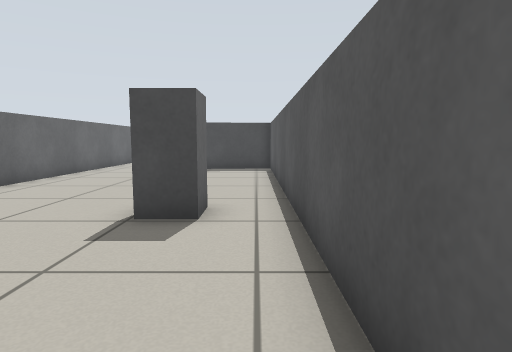
[1] (above)

24 first-person views from a walk through a robot-simulator world made for Gazebo. The camera is 0.61 m above the floor, tilts 6° down and sees 75° across. Floor lines are 1 m apart. The floor is counted in squares, 0.5 m on a side. Each view is taken from the middle of a square. On the plan, view 1 faces up. The plan holds only what a view shows up to about 14 squares ahead; the rest is blank. The place goes on beyond the plan. Simple shapes stand in for some stock models.

[2]
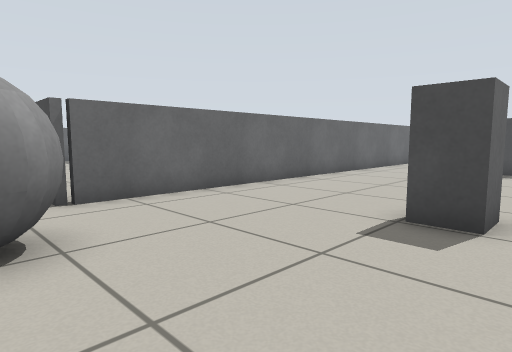

[3]
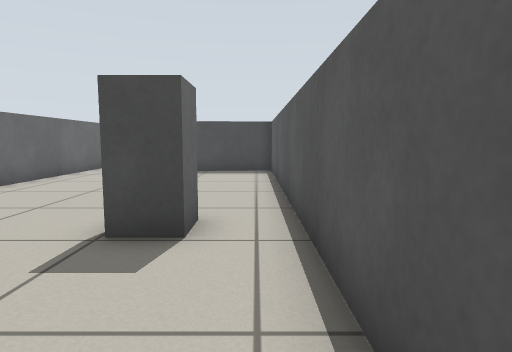

[4]
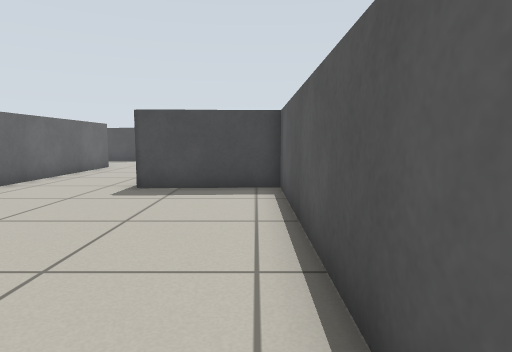

[5]
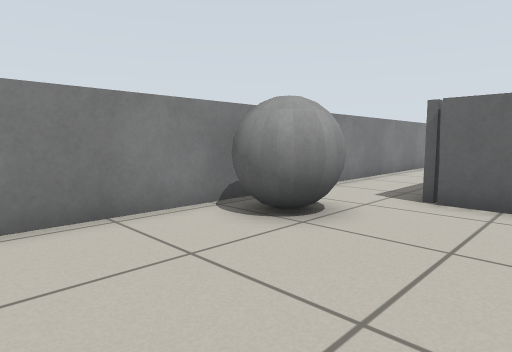

[6]
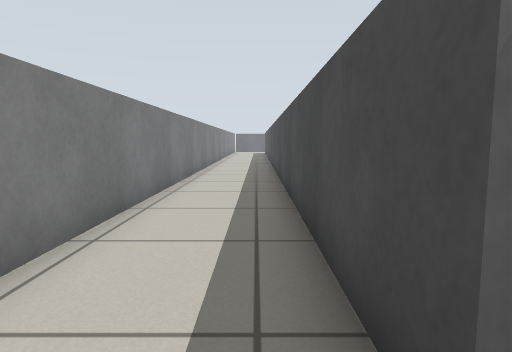

[7]
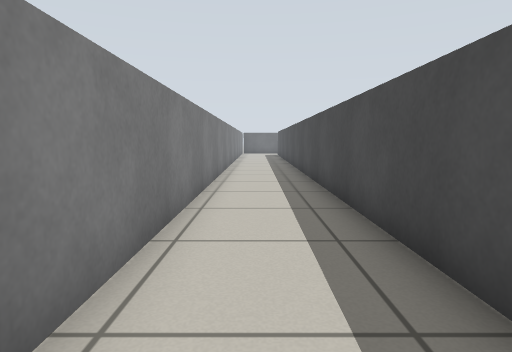

[8]
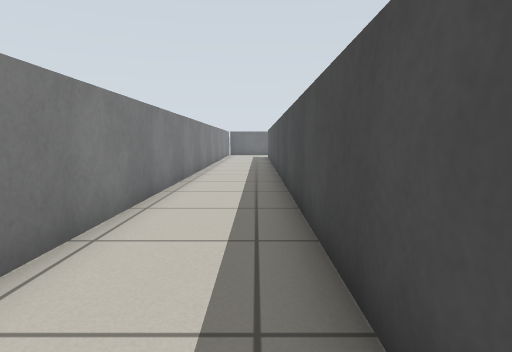

[9]
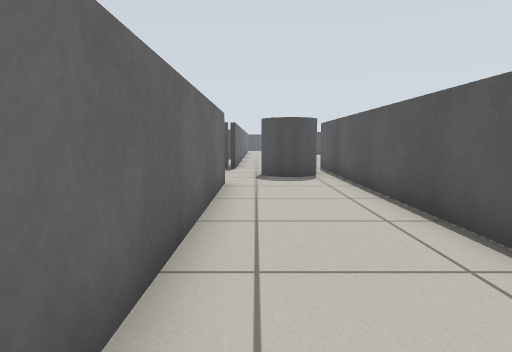

[10]
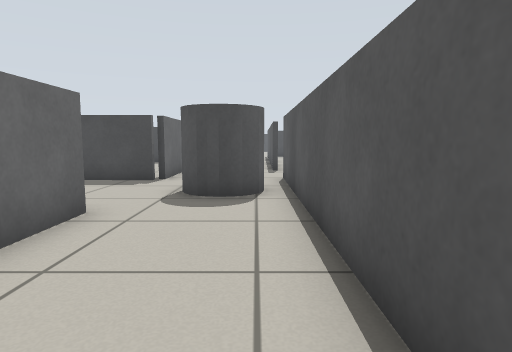

[11]
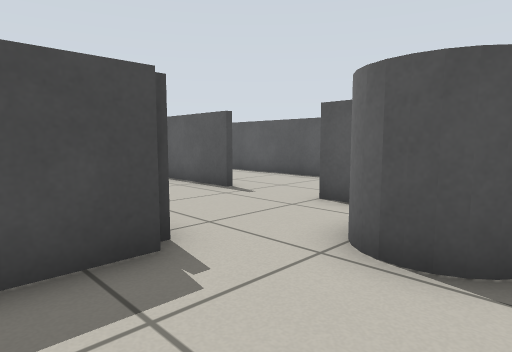

[12]
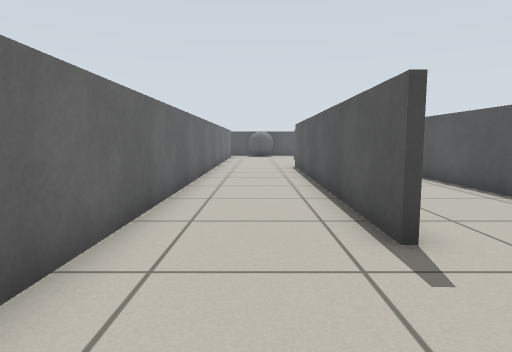

[13]
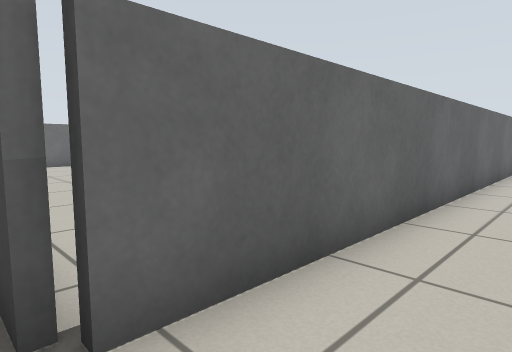

[14]
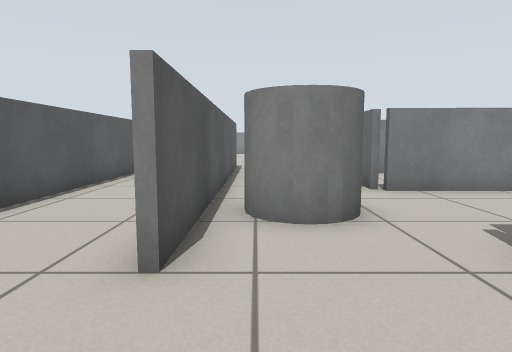

[15]
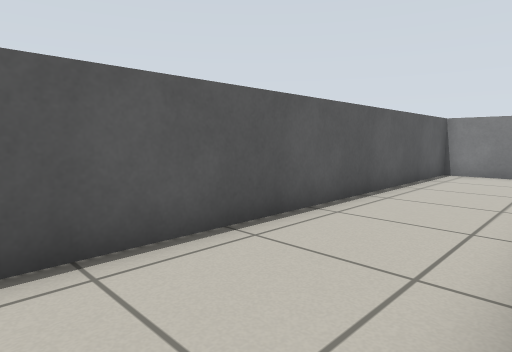

[16]
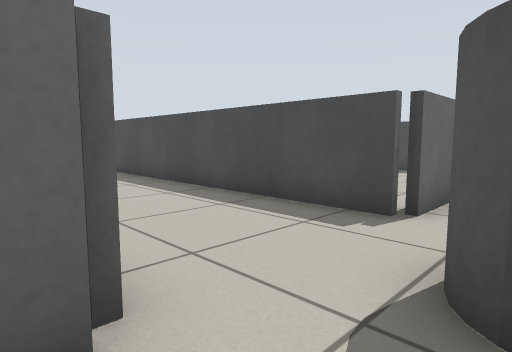

[17]
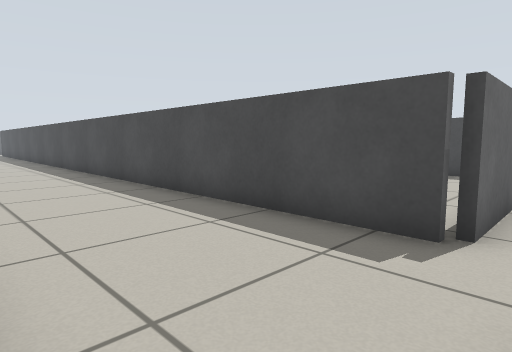

[18]
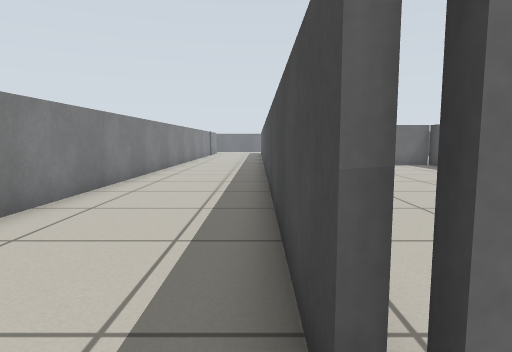

[19]
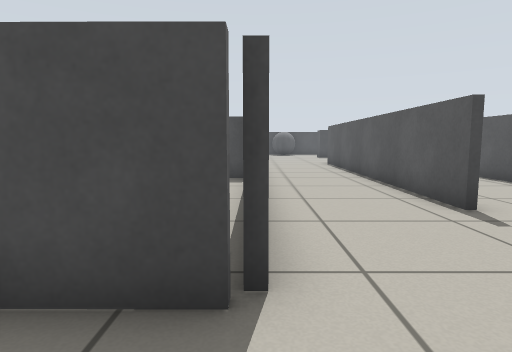

[20]
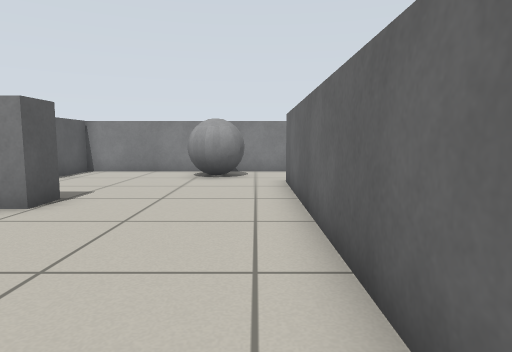

[21]
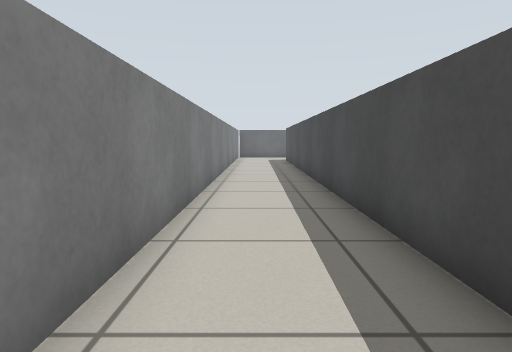

[22]
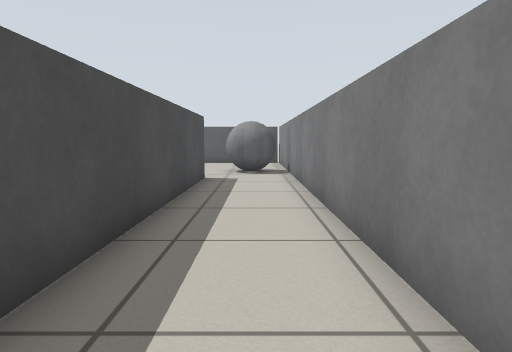

[23]
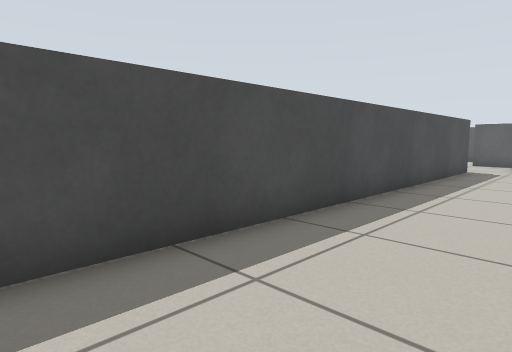

[24]
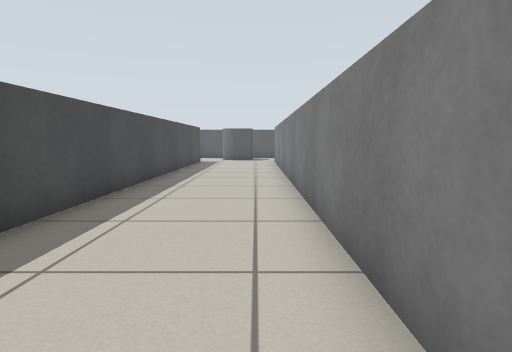

### Floor plan
Points are (right, up) in squares from view 1. A wall is a line through its corners. A room is listed if a view was taken in it or the views show most of it. See-through windows are left out.
Room 1 (views 1, 2, 3, 4, 5, 6, 7, 8, 9, 10, 11, 12, 13, 14, 15, 16, 17, 18, 19, 20, 21, 22, 23, 24)
walls: (-3.1, 15.6) (-3.1, 27); (-6.9, 21.6) (-6.9, 1.7) (-28.6, 1.8); (-3.3, 29.7) (-3.2, 35.6); (-25.8, 22) (-7.1, 21.9); (-6.9, 35.5) (-6.9, 26.3) (-22.7, 26.4); (-28.5, -1.3) (0.7, -1.3) (0.6, 14.7) (-3.1, 14.5)
ways out: opening at (-3, 28)
objects: grey ball (-6, -1) to (-4, 1); grey cylinder (-6, 23) to (-4, 25); grey box (-2, 5) to (-1, 6)

Positions as (right, up) in squares from view 1, and headings:
1: (0, 0), facing up
2: (0, 0), facing up-left
3: (0, 1), facing up
4: (0, 6), facing up
5: (0, 4), facing down-left
6: (-6, 1), facing left
7: (-10, 0), facing left
8: (-14, 1), facing left
9: (-6, 12), facing up
10: (-4, 16), facing up
11: (-9, 23), facing up-right
12: (-5, 26), facing up
13: (-5, 26), facing up-left
14: (-4, 30), facing down
15: (-3, 28), facing down-right
16: (-5, 21), facing up-left
17: (-6, 22), facing up-left
18: (-6, 26), facing left
19: (-7, 24), facing up
20: (-6, 12), facing down
21: (-18, 0), facing left
22: (-18, 0), facing right
23: (-22, 23), facing up-right
24: (-27, 23), facing right
